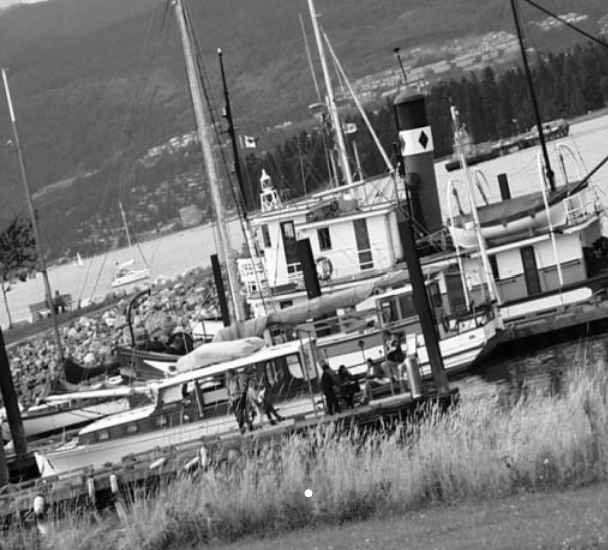
#> input picture Artificial Intelligence/Frameworks and Libraries/OpenCV/images/boat2.png, 608 x 550 px
$ python InterestPointDetection.py
#> lines starting #> are read from the running program, lines starting #| are printed output that depends on the picture
# # Import necessary libraries
# # 导入必要的库
# import cv2
# import numpy as np
#
# # --- 1. Load the Image ---
# # --- 1. 加载图像 ---
# image_path = 'images/image.jpg'
# try:
#     # Read the original image in color
#     # 读取原始的彩色图像
#     original_image = cv2.imread(image_path)
#     if original_image is None:
#         raise FileNotFoundError(f"Image not found at path: {image_path}")
#
#     # Create a grayscale version for the detector
#     # 创建一个灰度版本用于检测
#     gray_image = cv2.cvtColor(original_image, cv2.COLOR_BGR2GRAY)
#
# except FileNotFoundError as e:
#     print(e)
#     print("Creating a dummy image for demonstration purposes.")
#     print("请确保在 'image' 文件夹中有名为 'image.jpg' 的图片。")
#     # Create a simple test image if the file is not found
#     # 如果找不到文件，则创建一个简单的测试图像
#     original_image = np.zeros((400, 600, 3), dtype=np.uint8)
#     cv2.rectangle(original_image, (100, 100), (250, 250), (255, 255, 255), -1)
#     cv2.rectangle(original_image, (250, 250), (400, 400), (200, 200, 200), -1)
#     cv2.line(original_image, (50, 50), (450, 350), (128, 0, 128), 5)
#     gray_image = cv2.cvtColor(original_image, cv2.COLOR_BGR2GRAY)
#
# # --- 2. Apply the Harris Corner Detector ---
# # --- 2. 应用Harris角点检测器 ---
#
# # The Harris detector requires the input image to be in float32 format.
# # Harris检测器要求输入图像为float32格式。
# gray_image_float = np.float32(gray_image)
#
# # cv2.cornerHarris(image, blockSize, ksize, k)
# # image: Input image, should be grayscale and float32 type. (输入图像，应为灰度和float32类型。)
# # blockSize: The size of the neighborhood considered for corner detection. (用于角点检测的邻域大小。)
# # ksize: Aperture parameter for the Sobel operator used internally. (内部使用的Sobel算子的孔径参数，必须是奇数。)
# # k: Harris detector free parameter in the equation (R = det(M) - k * (trace(M))^2). (Harris检测器方程中的自由参数。)
# dst = cv2.cornerHarris(gray_image_float, blockSize=2, ksize=3, k=0.04)
#
# # --- 3. Visualize the Results ---
# # --- 3. 可视化结果 ---
#
# # To better visualize the corners, we can dilate the result. This makes the corner points larger.
# # 为了更好地可视化角点，我们可以对结果进行膨胀操作，这会使角点变得更大。
# dst = cv2.dilate(dst, None)
#
# # Threshold for an optimal value, it may vary depending on the image.
# # We will mark corners where the Harris response is greater than 1% of the maximum response.
# # 设置一个最佳阈值，该值可能因图像而异。
# # 我们将Harris响应值大于最大响应值1%的点标记为角点。
# threshold = 0.2 * dst.max()
# original_image[dst > threshold] = [0, 0, 255]  # Mark corners in red [B, G, R]
# # 用红色 [B, G, R] 标记角点
#
#
# # --- 4. Display the Images ---
# # --- 4. 显示图像 ---
#
# # Display the image with detected corners
# # 显示带有检测到角点的图像
# cv2.imshow('Harris Corners', original_image)
#
# # Wait for a key press to exit
# # 等待按键后退出
# print("Press any key to close the window.")
# cv2.waitKey(0)
# cv2.destroyAllWindows()

#################################################

# import numpy as np
# import cv2
# import os
#
# # --- English ---
# # Define the path to the image.
# # --- 中文 ---
# # 定义图像的路径。
# image_path = os.path.join('images', 'image.jpg')
#
# # --- English ---
# # Load the image from disk.
# # --- 中文 ---
# # 从磁盘加载图像。
# img = cv2.imread(image_path)
#
# # --- English ---
# # Check if the image was loaded successfully.
# # --- 中文 ---
# # 检查图像是否成功加载。
# if img is None:
#     print(f"Error: Could not open or find the image at '{image_path}'")
#     print("Please make sure the 'images' folder exists and contains 'image.jpg'.")
# else:
#     # --- English ---
#     # Create a copy of the image to draw the detected corners on.
#     # --- 中文 ---
#     # 创建一个图像副本，用于在其上绘制检测到的角点。
#     img_with_corners = img.copy()
#
#     # --- English ---
#     # Convert the image to grayscale, as the detector works on single-channel images.
#     # --- 中文 ---
#     # 将图像转换为灰度图，因为检测器在单通道图像上工作。
#     gray = cv2.cvtColor(img, cv2.COLOR_BGR2GRAY)
#
#     # --- English ---
#     # Use cv2.goodFeaturesToTrack to detect corners.
#     # Parameters:
#     #   - gray: The input grayscale image.
#     #   - 100: maxCorners - The maximum number of corners to return.
#     #   - 0.01: qualityLevel - Minimal accepted quality of corners (0-1).
#     #   - 10: minDistance - Minimum possible Euclidean distance between corners.
#     # --- 中文 ---
#     # 使用 cv2.goodFeaturesToTrack 函数来检测角点。
#     # 参数:
#     #   - gray: 输入的灰度图像。
#     #   - 100: maxCorners - 返回的角点最大数量。
#     #   - 0.01: qualityLevel - 可接受的角点最低质量水平 (0-1之间)。
#     #   - 10: minDistance - 返回的角点之间的最小欧几里得距离。
#     corners = cv2.goodFeaturesToTrack(gray, 100, 0.01, 10)
#
#     # --- English ---
#     # The returned corners are in float32 format. Convert them to integers.
#     # --- 中文 ---
#     # 返回的角点是 float32 格式，需要将它们转换为整数。
#     corners = np.intp(corners)
#
#     # --- English ---
#     # Loop over the detected corners and draw a circle at each one's location.
#     # --- 中文 ---
#     # 遍历所有检测到的角点，并在每个角点的位置上画一个圆。
#     for i in corners:
#         x, y = i.ravel() # Flatten the array to get x and y coordinates
#         cv2.circle(img_with_corners, (x, y), 3, (0, 0, 255), -1) # Draw a red circle
#
#     # --- English ---
#     # Display the image with the detected corners.
#     # --- 中文 ---
#     # 显示带有检测到角点的图像。
#     cv2.imshow('Shi-Tomasi Corners', img_with_corners)
#
#     # --- English ---
#     # Wait for a key press to close the image window. Press 'ESC' to exit.
#     # --- 中文 ---
#     # 等待用户按键以关闭图像窗口。按 'ESC' 键退出。
#     if cv2.waitKey(0) & 0xff == 27:
#         cv2.destroyAllWindows()

import cv2
import numpy as np
import os

# --- English ---
# Define the path to the image. Make sure you have an image file here.
# For example, you can use the same 'building.jpg' from the previous example.
# --- 中文 ---
# 定义图像的路径。请确保此处有一个图像文件。
# 例如，您可以使用前面例子中的 'building.jpg'。
image_path = 'images/boat2.png'

# --- English ---
# Load the image from disk.
# --- 中文 ---
# 从磁盘加载图像。
img = cv2.imread(image_path)
#> img is the input picture: shape (550, 608, 3); min 0, max 255, mean 117.2

# --- English ---
# Check if the image was loaded successfully.
# --- 中文 ---
# 检查图像是否成功加载。
if img is None:
    print(f"Error: Could not open or find the image at '{image_path}'")
else:
    # --- English ---
    # Convert the image to grayscale. SIFT works on single-channel images.
    # --- 中文 ---
    # 将图像转换为灰度图，因为SIFT在单通道图像上工作。
    gray_img = cv2.cvtColor(img, cv2.COLOR_BGR2GRAY)

    # --- English ---
    # Create a SIFT object. This object will be used to detect keypoints and compute descriptors.
    # --- 中文 ---
    # 创建一个SIFT对象。这个对象将用于检测关键点和计算描述符。
    sift = cv2.SIFT_create()

    # --- English ---
    # Detect keypoints and compute their descriptors.
    # The detectAndCompute() function does both steps at once.
    # It returns:
    #   - keypoints: A list of KeyPoint objects. Each object contains information like position, size, angle, etc.
    #   - descriptors: A NumPy array of size (Number of Keypoints, 128). Each row is a 128-dimensional descriptor vector for a keypoint.
    # --- 中文 ---
    # 检测关键点并计算它们的描述符。
    # detectAndCompute() 函数会一次性完成这两个步骤。
    # 它返回:
    #   - keypoints: 一个KeyPoint对象的列表。每个对象包含位置、大小、角度等信息。
    #   - descriptors: 一个 NumPy 数组，形状为 (关键点数量, 128)。每一行都是对应关键点的128维描述符向量。
    keypoints, descriptors = sift.detectAndCompute(gray_img, None)
#> keypoints = 5083 keypoints; strongest (x, y, size): (423, 140, 6.2), (254, 288, 2.6), (325, 242, 9), (411, 141, 15.7)

    # --- English ---
    # Draw the detected keypoints on the original color image.
    # cv2.drawKeypoints() is a utility function to visualize keypoints.
    # The flags cv2.DRAW_MATCHES_FLAGS_DRAW_RICH_KEYPOINTS ensure that the circle size corresponds to the keypoint scale
    # and the line direction corresponds to its orientation.
    # --- 中文 ---
    # 在原始彩色图像上绘制检测到的关键点。
    # cv2.drawKeypoints() 是一个用于可视化关键点的辅助函数。
    # 参数 cv2.DRAW_MATCHES_FLAGS_DRAW_RICH_KEYPOINTS 能确保绘制的圆圈大小代表关键点的尺度，
    # 而线段方向则代表其主方向。
    img_with_keypoints = cv2.drawKeypoints(
        img,
        keypoints,
        None, # Output image, None means it modifies the input image copy internally
        flags=cv2.DRAW_MATCHES_FLAGS_DRAW_RICH_KEYPOINTS
    )
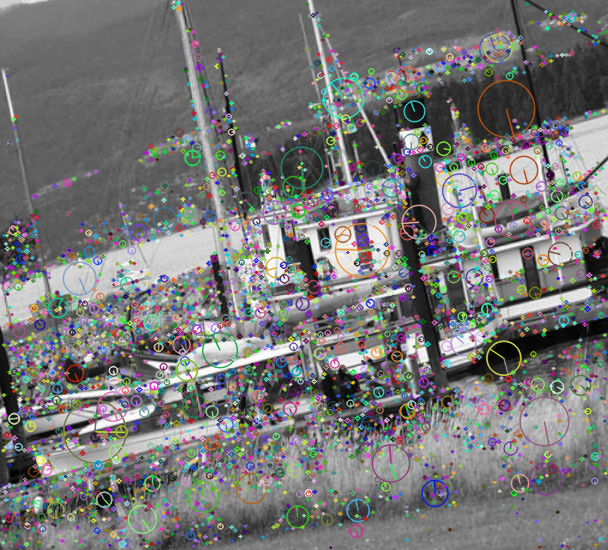
#> img_with_keypoints: shape (550, 608, 3); mean B, G, R 117.9, 118.3, 118

    # --- English ---
    # Print the number of keypoints detected and the shape of the descriptors array.
    # --- 中文 ---
    # 打印检测到的关键点数量以及描述符数组的形状。
    print(f"Number of keypoints detected: {len(keypoints)}")
#| Number of keypoints detected: 5083
    print(f"Shape of descriptors array: {descriptors.shape}") # Should be (Number of keypoints, 128)
#| Shape of descriptors array: (5083, 128)

    # --- English ---
    # Display the image with the keypoints.
    # --- 中文 ---
    # 显示带有关键点的图像。
    cv2.imshow('SIFT Keypoints', img_with_keypoints)

    # --- English ---
    # Wait for a key press to close the window.
    # --- 中文 ---
    # 等待按键以关闭窗口。
    cv2.waitKey(0)
    cv2.destroyAllWindows()

$ run again, with Artificial Intelligence/Frameworks and Libraries/OpenCV/images/image.jpg saved as Artificial Intelligence/Frameworks and Libraries/OpenCV/images/boat2.png
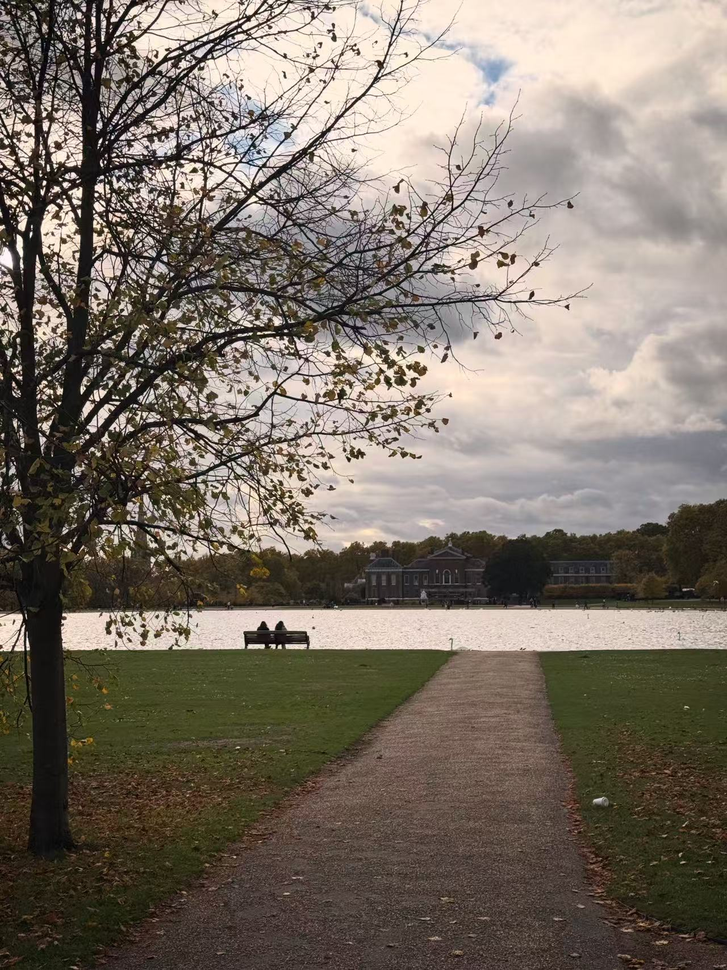
#> input picture Artificial Intelligence/Frameworks and Libraries/OpenCV/images/image.jpg, 727 x 970 px, shrunk from 1280 x 1707 before the run
#> img is the input picture: shape (970, 727, 3); mean B, G, R 103.9, 114.5, 124.2
#> `gray_img = cv2.cvtColor(img, cv2.COLOR_BGR2GRAY)`:
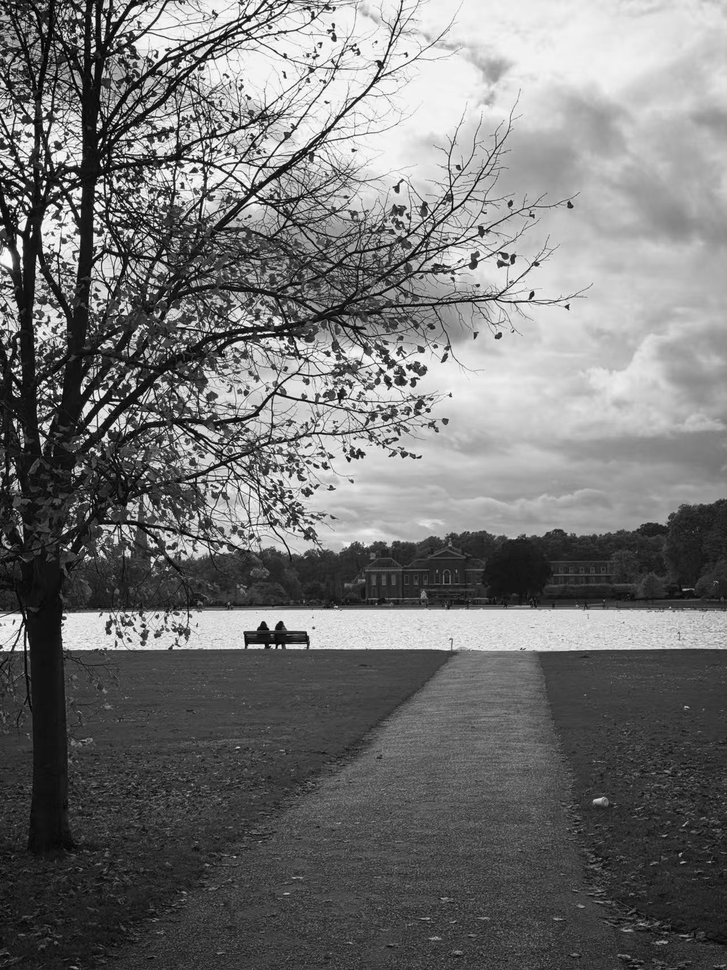
#> gray_img: shape (970, 727); min 0, max 255, mean 116.2
#> keypoints = 6073 keypoints; strongest (x, y, size): (44, 183, 2.7), (96, 195, 2.5), (59, 403, 2), (42, 192, 3)
#> `img_with_keypoints = cv2.drawKeypoints( img, keypoints, None,`:
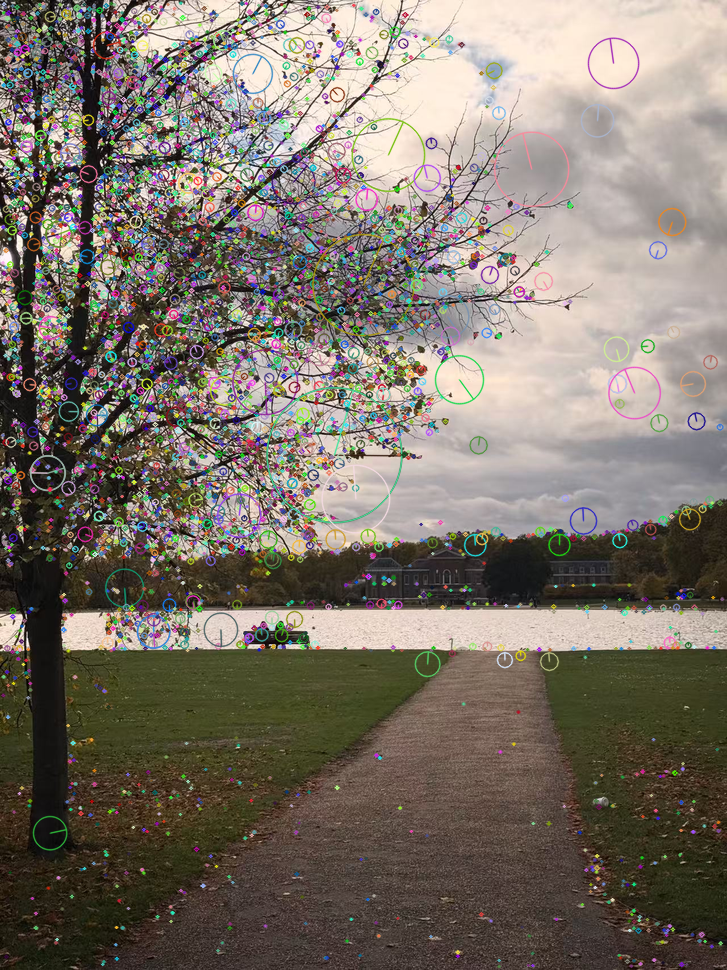
#> img_with_keypoints: shape (970, 727, 3); mean B, G, R 105.6, 115.8, 124.2
#| Number of keypoints detected: 6073
#| Shape of descriptors array: (6073, 128)

$ run again, with Artificial Intelligence/Frameworks and Libraries/OpenCV/images/boat1.png copied over Artificial Intelligence/Frameworks and Libraries/OpenCV/images/boat2.png
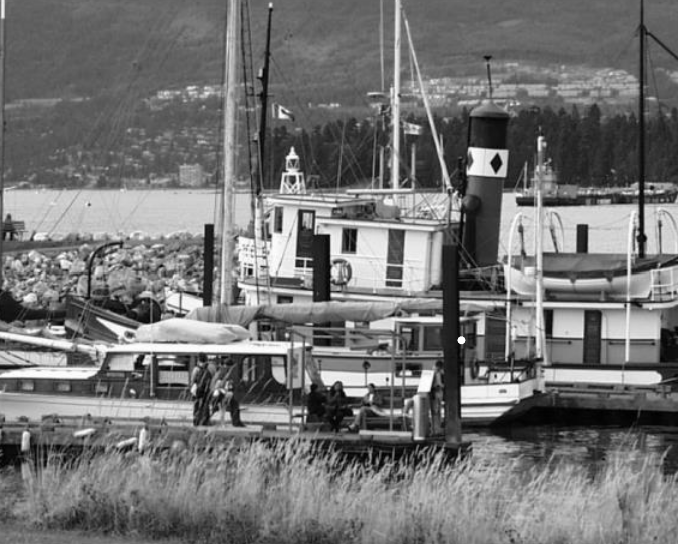
#> input picture Artificial Intelligence/Frameworks and Libraries/OpenCV/images/boat1.png, 678 x 544 px
#> img is the input picture: shape (544, 678, 3); min 0, max 255, mean 115.4
#> keypoints = 5668 keypoints; strongest (x, y, size): (461, 340, 5.1), (496, 163, 7.4), (350, 241, 12), (438, 319, 6.2)
#> `img_with_keypoints = cv2.drawKeypoints( img, keypoints, None,`:
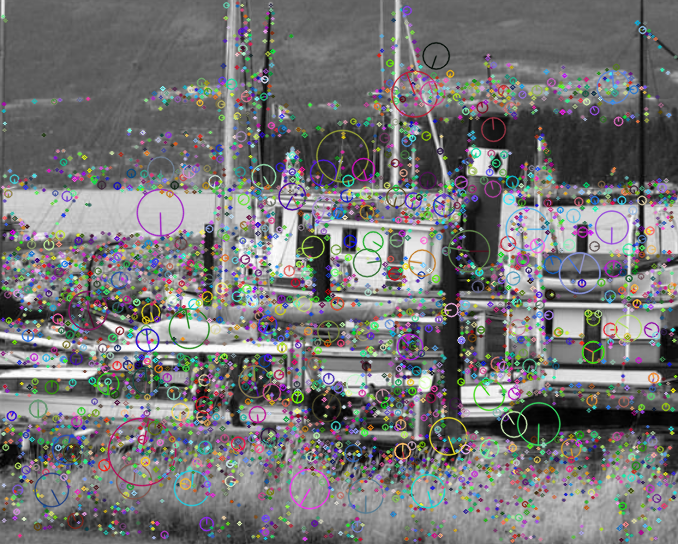
#> img_with_keypoints: shape (544, 678, 3); mean B, G, R 117, 116.7, 116.7
#| Number of keypoints detected: 5668
#| Shape of descriptors array: (5668, 128)
